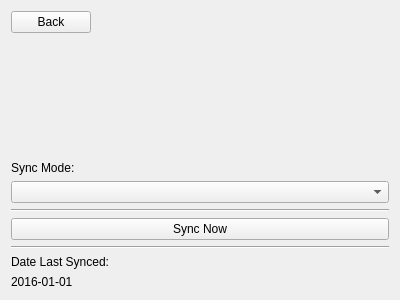
<?xml version="1.0" encoding="UTF-8"?>
<ui version="4.0">
 <class>SettingsView</class>
 <widget class="QWidget" name="SettingsView">
  <property name="geometry">
   <rect>
    <x>0</x>
    <y>0</y>
    <width>400</width>
    <height>300</height>
   </rect>
  </property>
  <property name="windowTitle">
   <string>Form</string>
  </property>
  <layout class="QVBoxLayout" name="verticalLayout">
   <item>
    <layout class="QHBoxLayout" name="horizontalLayout">
     <item>
      <widget class="QPushButton" name="backButton">
       <property name="text">
        <string>Back</string>
       </property>
      </widget>
     </item>
     <item>
      <spacer name="horizontalSpacer">
       <property name="orientation">
        <enum>Qt::Horizontal</enum>
       </property>
       <property name="sizeHint" stdset="0">
        <size>
         <width>40</width>
         <height>20</height>
        </size>
       </property>
      </spacer>
     </item>
    </layout>
   </item>
   <item>
    <spacer name="verticalSpacer">
     <property name="orientation">
      <enum>Qt::Vertical</enum>
     </property>
     <property name="sizeHint" stdset="0">
      <size>
       <width>20</width>
       <height>132</height>
      </size>
     </property>
    </spacer>
   </item>
   <item>
    <widget class="QLabel" name="label">
     <property name="text">
      <string>Sync Mode:</string>
     </property>
    </widget>
   </item>
   <item>
    <widget class="QComboBox" name="syncModeComboBox"/>
   </item>
   <item>
    <widget class="Line" name="line_2">
     <property name="orientation">
      <enum>Qt::Horizontal</enum>
     </property>
    </widget>
   </item>
   <item>
    <widget class="QPushButton" name="syncButton">
     <property name="text">
      <string>Sync Now</string>
     </property>
    </widget>
   </item>
   <item>
    <widget class="Line" name="line_3">
     <property name="orientation">
      <enum>Qt::Horizontal</enum>
     </property>
    </widget>
   </item>
   <item>
    <widget class="QLabel" name="label_2">
     <property name="text">
      <string>Date Last Synced:</string>
     </property>
    </widget>
   </item>
   <item>
    <widget class="QLabel" name="lastSyncLabel">
     <property name="text">
      <string>2016-01-01</string>
     </property>
    </widget>
   </item>
  </layout>
 </widget>
 <resources/>
 <connections/>
</ui>
